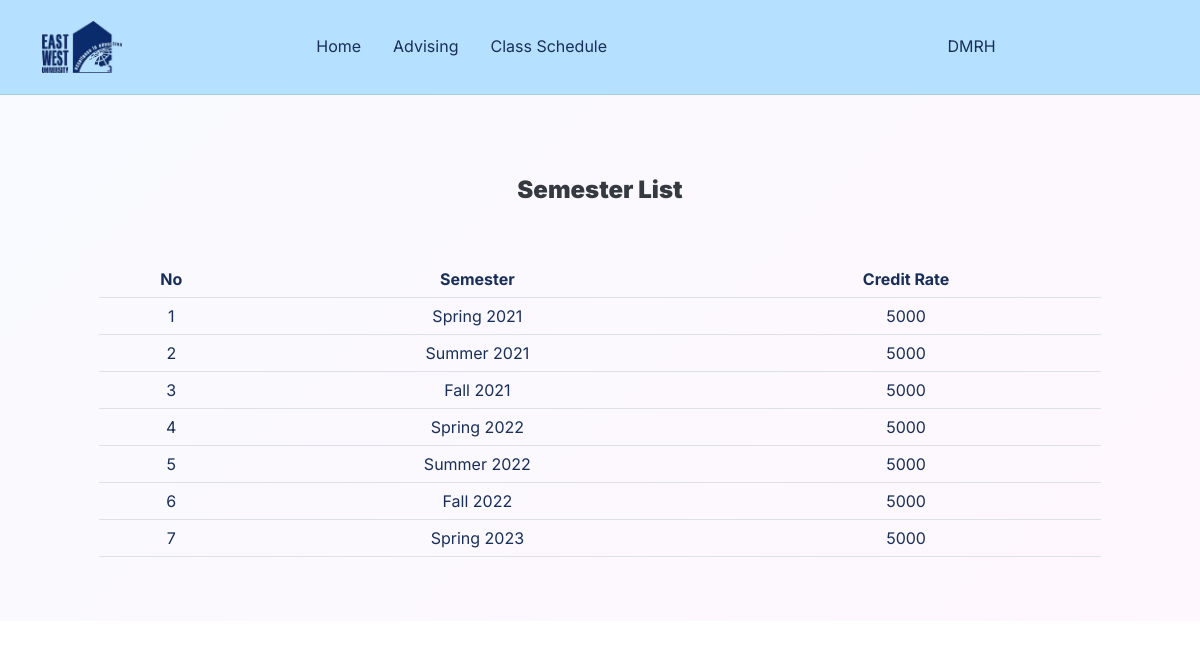
Screenshot of /semesterlist/ (signed in) with the database file from the repository.
### home/models.py (models this page shows)
class User(AbstractUser):
    is_student = models.BooleanField(default=False)
    is_faculty = models.BooleanField(default=False)

### advising/models.py (models this page shows, shortened)
class Create_Semester(models.Model):
    semester = models.CharField(max_length=100, null=False, blank=False, primary_key=True)
    credit_rate = models.IntegerField( null=False, blank=False)

### home/views.py (the view)
# urls.py: path('semesterlist/', views.SemesterListView, name='semester_list'),
def SemesterListView(request):
    semester = Create_Semester.objects.all();
    return render(request, 'home/semester_list.html', {'sem': semester});

### templates/home/semester_list.html (shortened to what this page needs)
{% extends 'home/base.html' %}
{% load crispy_forms_filters %}
{% load crispy_forms_tags %}
{% block content %}
    <header class="bg-primary-gradient pt-6">
        <div class="container">
            <div class="row pt-5">
                <div class="col-md-8 col-xl-6 text-center text-md-start mx-auto">
                    <div class="text-center pb-5"><h4 class="fw-bold text-dark mb-2"><strong>Semester List</strong><br>
                    </h4></div>
                    <div class="text-center pb-5">
                        {% if sem %}
                            <table class="table table-hover text-center">
                                <tr>
                                    <th>No</th>
                                    <th>Semester</th>
                                    <th>Credit Rate</th>
                                </tr>
                                {% for s in sem %}
                                    <tr>
                                        <td>{{ forloop.counter }}</td>
                                        <td>{{ s.semester }}</td>
                                        <td>{{ s.credit_rate }}</td>
                                    </tr>
                                {% endfor %}
                            </table>
                        {% else %}
                            <br><br>
                            <h4>0 Result</h4>
                        {% endif %}
                    </div>
                </div>
            </div>
        </div></header>
{% endblock %}

### templates/home/base.html (shortened to what this page needs)
{% load static %}
<html lang="en">
<head>
    <link rel="stylesheet" href="{% static 'assets/bootstrap/css/bootstrap.min.css' %}">
    <link rel="stylesheet" href="{% static 'assets/fonts/fontawesome-all.min.css' %}">
    <link rel="stylesheet" href="{% static 'assets/css/styles.min.css' %}">
</head>
<body style="background-position: 0 -60px;">
{% if request.user.is_authenticated %}
    <nav class="navbar navbar-light navbar-expand-md fixed-top navbar-shrink py-3" id="mainNav">
        <div class="container"><a class="navbar-brand d-flex align-items-center" href="{% url 'home' %}"><img
                class="nav-logo" src="{% static 'assets/img/ewu.png' %}"></a>
            <div class="collapse navbar-collapse" id="navcol-1">
                {% if request.user.is_faculty %}
                    <ul class="navbar-nav mx-auto">
                        <li class="nav-item"><a class="nav-link nav-txt" href="{% url 'home' %}">Home</a></li>
                        <li class="nav-item"><a class="nav-link nav-txt"
                                                href="{% url 'advising_by_faculty' %}">Advising</a>
                        </li>
                        <li class="nav-item"><a class="nav-link nav-txt" href="{% url 'f_schedule' %}">Class
                            Schedule</a></li>
                    </ul>
                {% endif %}
                <ul class="navbar-nav mx-auto align-items-center">
                    <li class="nav-item">
                        <div class="nav-item dropdown"><a aria-expanded="false" data-bs-toggle="dropdown"
                                                          class="nav-txt"
                                                          href="#">{{ request.user }}</a>
                        </div>
                    </li>
                </ul>
            </div>
        </div>
    </nav>
{% endif %}
<div>
    {% block content %}
    {% endblock content %}
</div>
</body>
</html>

### rows the page displays
User: user "DMRH"
Create_Semester: semester "Spring 2021", credit_rate "5000"
Create_Semester: semester "Summer 2021", credit_rate "5000"
Create_Semester: semester "Fall 2021", credit_rate "5000"
Create_Semester: semester "Spring 2022", credit_rate "5000"
Create_Semester: semester "Summer 2022", credit_rate "5000"
Create_Semester: semester "Fall 2022", credit_rate "5000"
Create_Semester: semester "Spring 2023", credit_rate "5000"
